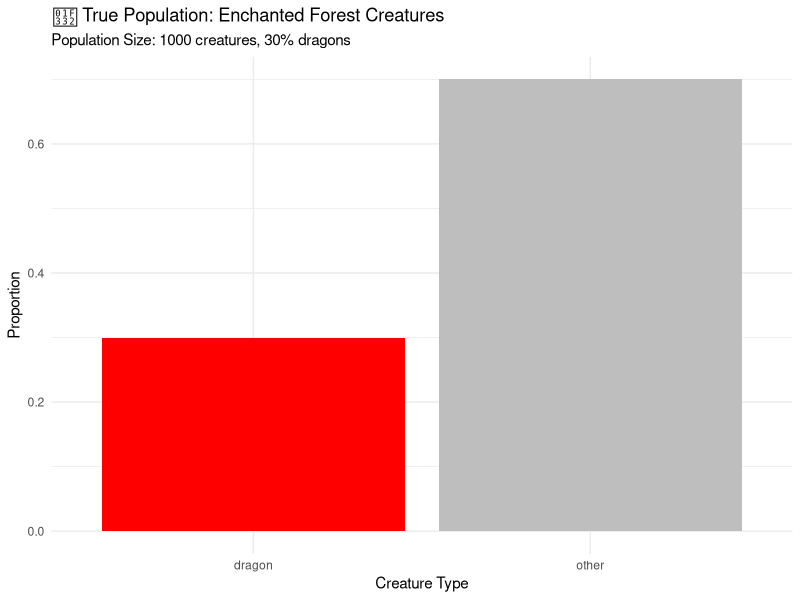
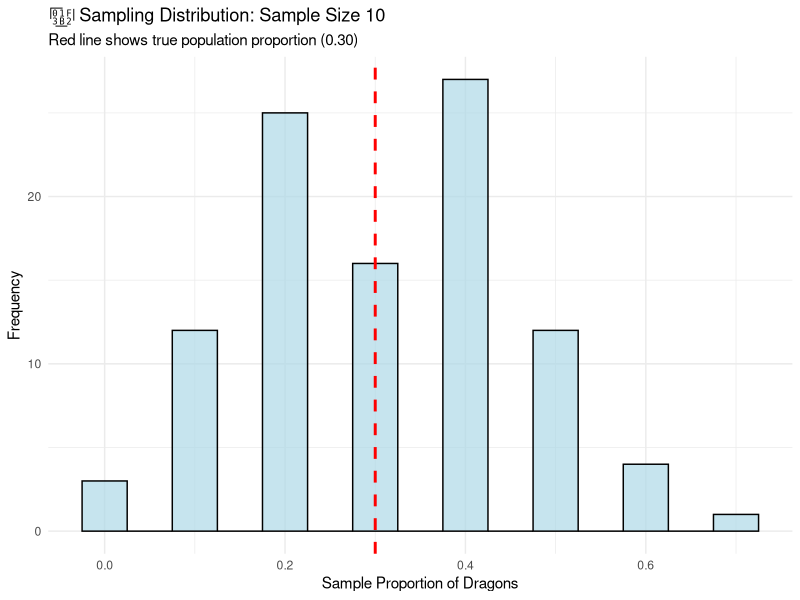
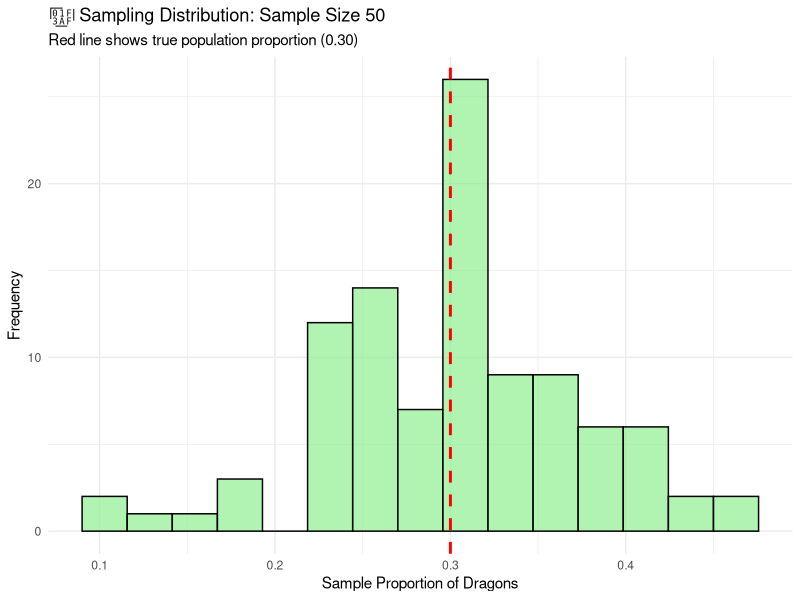
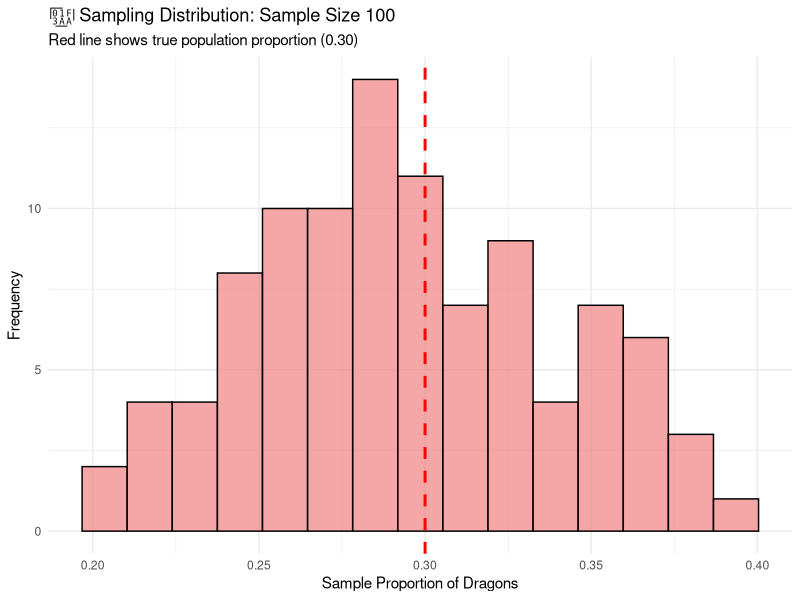
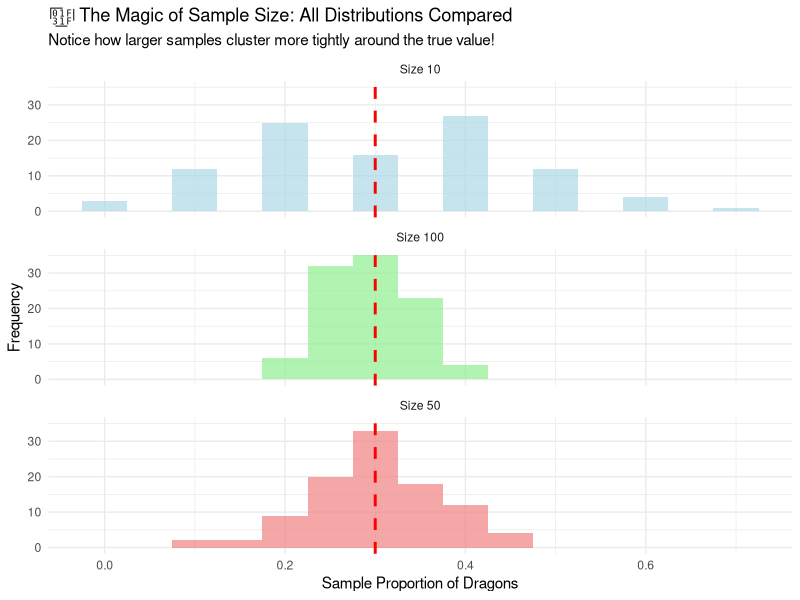

The R source for these figures, in order:
## ---- chunk 1
knitr::opts_chunk$set(echo = TRUE, warning = FALSE, message = FALSE)
library(ggplot2)
library(dplyr)
set.seed(123)  # For reproducible results
## ---- chunk 2
# Create our population of 1000 creatures
# 300 dragons (30%) and 700 other creatures (70%)
population <- data.frame(
  creature_id = 1:1000,
  creature_type = c(rep("dragon", 300), rep("other", 700))
)

# Let's verify our true population proportion
true_dragon_proportion <- sum(population$creature_type == "dragon") / nrow(population)
print(paste("🎯 True proportion of dragons in population:", true_dragon_proportion))

# Visualize our population
population_summary <- population %>%
  count(creature_type) %>%
  mutate(proportion = n / sum(n))

ggplot(population_summary, aes(x = creature_type, y = proportion, fill = creature_type)) +
  geom_bar(stat = "identity") +
  scale_fill_manual(values = c("dragon" = "red", "other" = "gray")) +
  labs(title = "🌲 True Population: Enchanted Forest Creatures",
       x = "Creature Type", 
       y = "Proportion",
       subtitle = "Population Size: 1000 creatures, 30% dragons") +
  theme_minimal() +
  theme(legend.position = "none")
## ---- chunk 3
# Function to take a random sample and calculate dragon proportion
take_sample <- function(population, sample_size) {
  sample_data <- population[sample(nrow(population), sample_size), ]
  dragon_count <- sum(sample_data$creature_type == "dragon")
  proportion <- dragon_count / sample_size
  return(proportion)
}

# Take 100 samples of size 10
n_samples <- 100
sample_size_10 <- 10

sample_proportions_10 <- replicate(n_samples, take_sample(population, sample_size_10))

# Create a data frame for plotting
results_10 <- data.frame(
  sample_number = 1:n_samples,
  proportion = sample_proportions_10,
  sample_size = paste("Sample Size:", sample_size_10)
)

# Plot the sampling distribution
ggplot(results_10, aes(x = proportion)) +
  geom_histogram(bins = 15, fill = "lightblue", color = "black", alpha = 0.7) +
  geom_vline(xintercept = true_dragon_proportion, color = "red", linetype = "dashed", linewidth = 1) +
  labs(title = "🎲 Sampling Distribution: Sample Size 10",
       x = "Sample Proportion of Dragons", 
       y = "Frequency",
       subtitle = "Red line shows true population proportion (0.30)") +
  theme_minimal()

# Calculate statistics about our sampling distribution
mean_proportion_10 <- mean(sample_proportions_10)
sd_proportion_10 <- sd(sample_proportions_10)

print(paste("📊 Average of sample proportions (size 10):", round(mean_proportion_10, 3)))
print(paste("📏 Spread (standard deviation) of sample proportions:", round(sd_proportion_10, 3)))
## ---- chunk 4
# Take 100 samples of size 50
sample_size_50 <- 50
sample_proportions_50 <- replicate(n_samples, take_sample(population, sample_size_50))

results_50 <- data.frame(
  sample_number = 1:n_samples,
  proportion = sample_proportions_50,
  sample_size = paste("Sample Size:", sample_size_50)
)

# Plot the sampling distribution
ggplot(results_50, aes(x = proportion)) +
  geom_histogram(bins = 15, fill = "lightgreen", color = "black", alpha = 0.7) +
  geom_vline(xintercept = true_dragon_proportion, color = "red", linetype = "dashed", linewidth = 1) +
  labs(title = "🎯 Sampling Distribution: Sample Size 50",
       x = "Sample Proportion of Dragons", 
       y = "Frequency",
       subtitle = "Red line shows true population proportion (0.30)") +
  theme_minimal()

# Calculate statistics
mean_proportion_50 <- mean(sample_proportions_50)
sd_proportion_50 <- sd(sample_proportions_50)

print(paste("📊 Average of sample proportions (size 50):", round(mean_proportion_50, 3)))
print(paste("📏 Spread (standard deviation) of sample proportions:", round(sd_proportion_50, 3)))
## ---- chunk 5
# Take 100 samples of size 100
sample_size_100 <- 100
sample_proportions_100 <- replicate(n_samples, take_sample(population, sample_size_100))

results_100 <- data.frame(
  sample_number = 1:n_samples,
  proportion = sample_proportions_100,
  sample_size = paste("Sample Size:", sample_size_100)
)

# Plot the sampling distribution
ggplot(results_100, aes(x = proportion)) +
  geom_histogram(bins = 15, fill = "lightcoral", color = "black", alpha = 0.7) +
  geom_vline(xintercept = true_dragon_proportion, color = "red", linetype = "dashed", linewidth = 1) +
  labs(title = "🎪 Sampling Distribution: Sample Size 100",
       x = "Sample Proportion of Dragons", 
       y = "Frequency",
       subtitle = "Red line shows true population proportion (0.30)") +
  theme_minimal()

# Calculate statistics
mean_proportion_100 <- mean(sample_proportions_100)
sd_proportion_100 <- sd(sample_proportions_100)

print(paste("📊 Average of sample proportions (size 100):", round(mean_proportion_100, 3)))
print(paste("📏 Spread (standard deviation) of sample proportions:", round(sd_proportion_100, 3)))
## ---- chunk 6
# Combine all results
all_results <- rbind(
  data.frame(proportion = sample_proportions_10, sample_size = "Size 10"),
  data.frame(proportion = sample_proportions_50, sample_size = "Size 50"),
  data.frame(proportion = sample_proportions_100, sample_size = "Size 100")
)

# Create comparison plot
ggplot(all_results, aes(x = proportion, fill = sample_size)) +
  geom_histogram(bins = 15, alpha = 0.7, position = "identity") +
  geom_vline(xintercept = true_dragon_proportion, color = "red", linetype = "dashed", linewidth = 1) +
  facet_wrap(~sample_size, ncol = 1) +
  scale_fill_manual(values = c("lightblue", "lightgreen", "lightcoral")) +
  labs(title = "🌟 The Magic of Sample Size: All Distributions Compared",
       x = "Sample Proportion of Dragons", 
       y = "Frequency",
       subtitle = "Notice how larger samples cluster more tightly around the true value!") +
  theme_minimal() +
  theme(legend.position = "none")

# Summary table
summary_table <- data.frame(
  Sample_Size = c(10, 50, 100),
  Average_Proportion = c(mean_proportion_10, mean_proportion_50, mean_proportion_100),
  Spread_SD = c(sd_proportion_10, sd_proportion_50, sd_proportion_100),
  True_Proportion = rep(true_dragon_proportion, 3)
)

print("🏆 Summary of All Experiments:")
print(round(summary_table, 3))
